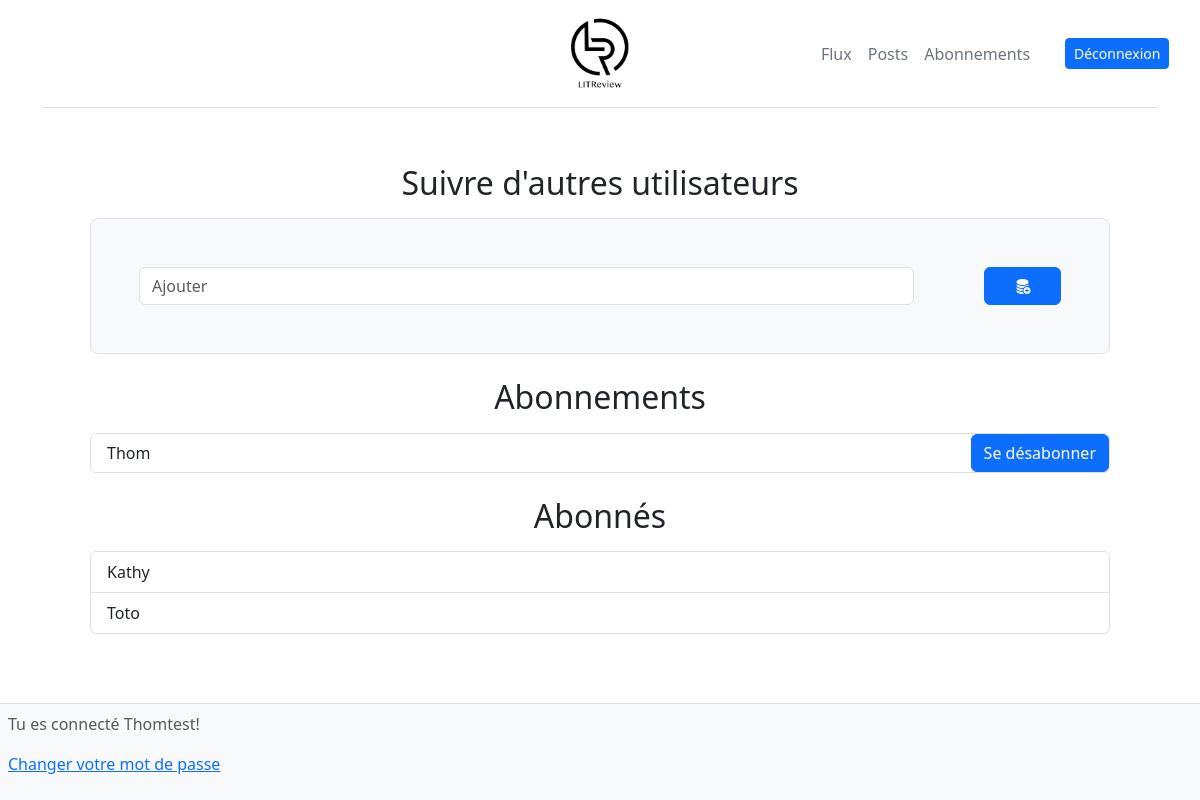
/subscription/ (signed in), run on an earlier commit of the app's database.
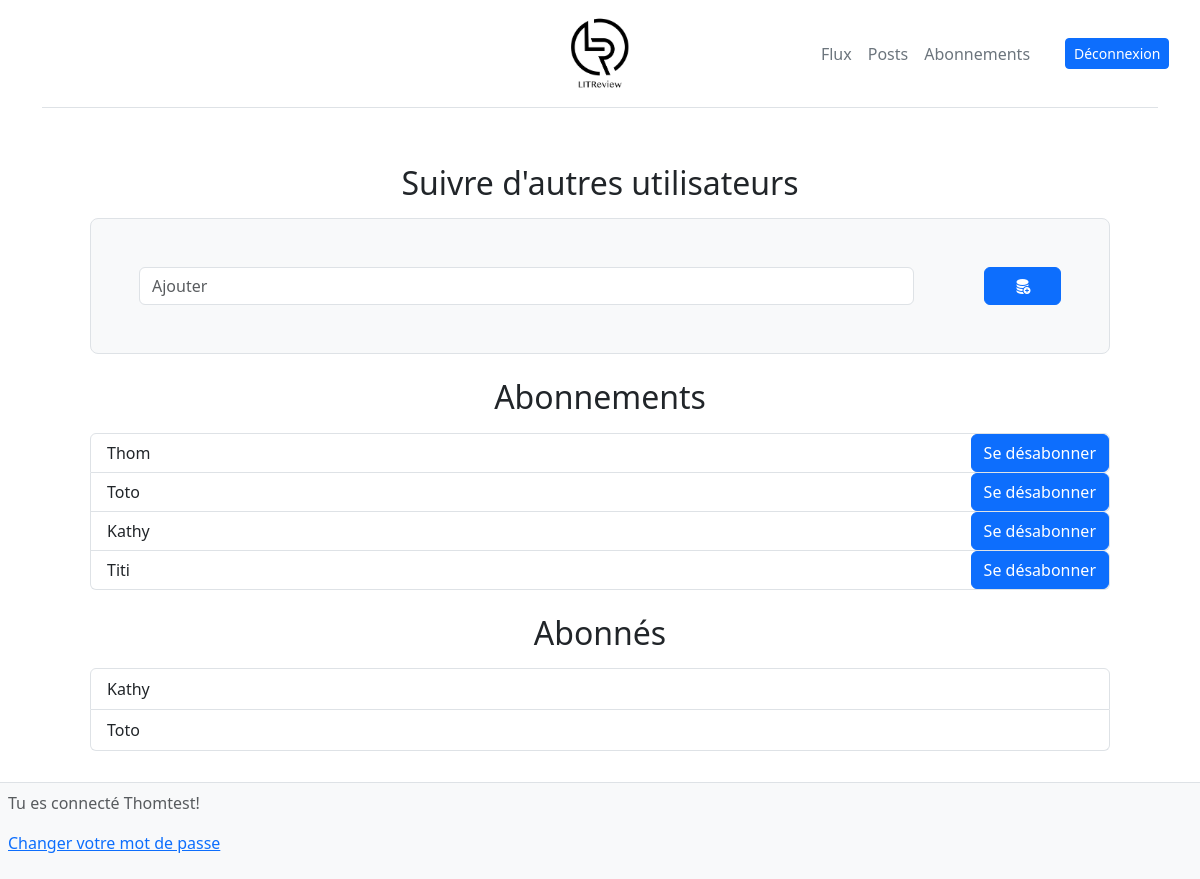
And on a later commit of the database.
### mvp/models.py (models this page shows, shortened)
class UserFollows(models.Model):
    user = models.ForeignKey(to=settings.AUTH_USER_MODEL, on_delete=models.CASCADE, related_name='following')
    followed_user = models.ForeignKey(
        to=settings.AUTH_USER_MODEL, on_delete=models.CASCADE,
        related_name='following_by'
        )
    class Meta:
        constraints = [
            models.UniqueConstraint(fields=['user', 'followed_user'], name="unique_user")
        ]

### authentication/models.py (models this page shows, shortened)
class MyUser(AbstractBaseUser, PermissionsMixin):
    username = models.CharField(max_length=40, unique=True)
    USERNAME_FIELD = 'username'
    EMAIL_FIELD = 'email'
    ADMINISTRATOR = 'ADMINISTRATOR'
    SUBSCRIBER = 'SUBSCRIBER'
    ROLE_CHOICES = [
        (ADMINISTRATOR, 'Administrateur'),
        (SUBSCRIBER, 'Utilisateur'),
    ]
    REQUIRED_FIELDS = ['email']
    email = models.EmailField(
        verbose_name='email address',
        max_length=255,
        unique=True,
        null=True,
        blank=True,
    )
    role = models.CharField(max_length=30, choices=ROLE_CHOICES, default=SUBSCRIBER, verbose_name='Rôle')
    is_active = models.BooleanField(default=True)
    is_admin = models.BooleanField(default=False)
    objects = MyCustomManager()
    def __str__(self):
        return self.username

### mvp/views.py (the view, shortened to what this page needs)
class FollowUsers(LoginRequiredMixin, View):
    template_name = ''
    User = get_user_model()
    user_searching = User.objects.all()
    def get(self, request, *args, **kwargs):
        user_follows = UserFollows.objects.filter(user=request.user)
        user_followers = UserFollows.objects.filter(followed_user=request.user)
        other_users = self.user_searching.exclude(username=request.user)
        for user in user_follows:
            other_users = other_users.exclude(username=user.followed_user)
        context = {
            'users': other_users,
            'user_follows': user_follows,
            'user_followers': user_followers
        }
        return render(request, self.template_name, context=context)

### mvp/templates/mvp/follow_users_forms.html (shortened to what this page needs)
{% extends 'base.html' %}
{% load i18n %}
{% load django_bootstrap5 %}
{% block bootstrap5_extra_head %}<link rel="stylesheet" href="https://cdn.jsdelivr.net/npm/bootstrap-icons@1.10.3/font/bootstrap-icons.css">{% endblock %}
{% block content %}
<div class="container-fluid">
    <div class="px-4 py-2 my-5 text-center">
        <h2>{% translate 'Follow other users' %}</h2>
        <form class="p-4 p-md-5 border rounded-3 bg-light mt-3" method="post" >
            <div class="d-flex flex-nowrap justify-content-center">
                <div class="input-group">
                    <div class="col-11">
                        <input type="search"  class="form-control" list="users_list" placeholder="{% translate 'Add' %}"  aria-label="{% translate 'Search' %}"  name="add" />
                    </div>
                </div>
                <button type="submit" class="col-1 btn btn-primary" name="add">
                    <i class="bi bi-database-fill-add"></i>
                </button>
            </div>
        </form>
        <article class="mt-4">
            <h2>{% translate 'Subscriptions' %}</h2>
            <form method="post">
                <ul class="list-group mt-3">
                    {% for user_followed in user_follows %}
                        <li class="list-group-item align-items-center my-0 py-0 pe-0 rounded-end">
                            <div class="d-flex justify-content-between">
                                <div class="d-flex align-items-center">{{ user_followed.followed_user }}</div>
                                <button type="submit" class="btn btn-primary" name="Unsubscribe" value={{user_followed.followed_user}} >{% translate 'Unsubscribe' %}</button>
                            </div>
                        </li>
                    {% endfor %}
                </ul>
            </form>
        </article>
        <article class="mt-4">
            <h2>{% translate 'Subscribers' %}</h2>
             <ul class="list-group mt-3">
                   {% for user_followed in user_followers %}
                        <li class="list-group-item">
                            <div class="d-flex align-items-center">{{ user_followed.user }}</div>
                        </li>
                    {% endfor %}
                </ul>
        </article>
    </div>
</div>
{% endblock content %}

### templates/base.html (shortened to what this page needs)
<!DOCTYPE html>
{% load django_bootstrap5 %}
{% load i18n %}
{% get_current_language as LANGUAGE_CODE %}
{% load static %}
<html lang="{{ LANGUAGE_CODE|default:'en_us' }}">
      <head>
        {% bootstrap_css %}
        {% block bootstrap5_extra_head %}{% endblock %}
      </head>
  <body class="container-fluid">
    <div class="container-lg">
        <header class="d-flex flex-wrap align-items-center justify-content-center justify-content-lg-end py-3 mb-4 border-bottom">
            <a href="/" class="d-flex col-12 col-lg-4 px-0 mb-0">
                <img class="d-block mx-auto" src="{% static '/images/LITReview.png' %} " alt="logo" height="75px">
            </a>
            <nav class="navbar d-flex align-items-center justify-content-center justify-content-md-end col-12 col-lg-4">
                <ul class="nav justify-content-center col-12 col-md-4 col-lg-9 ">
                    <li class="nav-item"><a href="{% url 'stream' %}" class="nav-link link-secondary px-2 " >Flux</a></li>
                    <li class="nav-item"><a href="{% url 'posts' %}" class="nav-link link-secondary px-2">Posts</a></li>
                    <li class="nav-item"><a href="{% url 'subscription' %}" class="nav-link link-secondary px-2">Abonnements</a></li>
                </ul>
                <div class="text-center text-md-end col-12 col-md-4 col-lg-3 ">
                    {% if user.is_authenticated %}
                        <form class="mb-0" action="/logout" >
                            <button type="submit" class="btn btn-primary btn-sm">{% translate 'Sign out' %}</button>
                        </form>
                    {% else %}
                    <form class="mb-0" action="/signup">
                        <button type="submit" class="btn btn-primary btn-sm">{% translate 'Sign Up' %}</button>
                    </form>
                    {% endif %}
                </div>
            </nav>
        </header>
        <main class="container-fluid mb-5 pb-4">
            {% block content %}
            {% endblock content %}
        </main>
        <footer class="fixed-bottom bg-body-tertiary text-body-secondary p-2 border-top">
            <p>{% translate 'You are connected' %} {{ request.user }}! </p>
            <p><a href="{% url 'password_change' %}">{% translate 'Change password' %}</a></p>
        </footer>
    </div>
  </body>
</html>

What changed in the data, as far as the page shows it:
added UserFollows: followed_user "Toto", shown under "Abonnements"
added UserFollows: followed_user "Kathy", shown under "Abonnements"
added UserFollows: followed_user "Titi", shown under "Abonnements"
